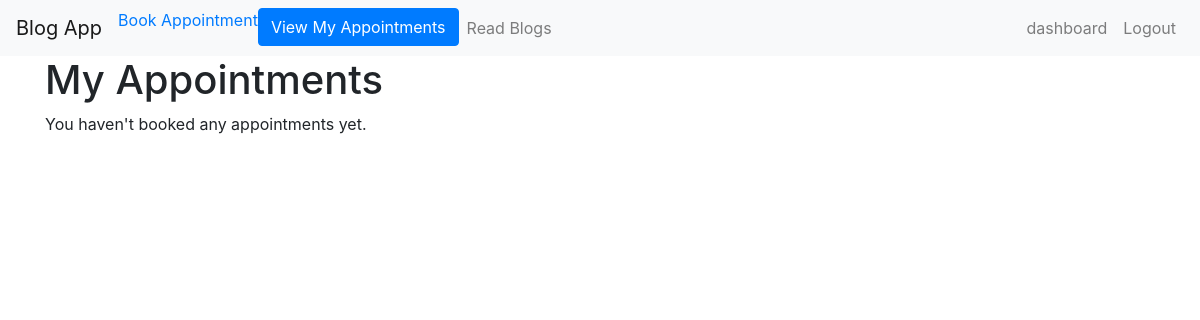
Before: /appointment/appointments-patients/ (signed in) with the older database file.
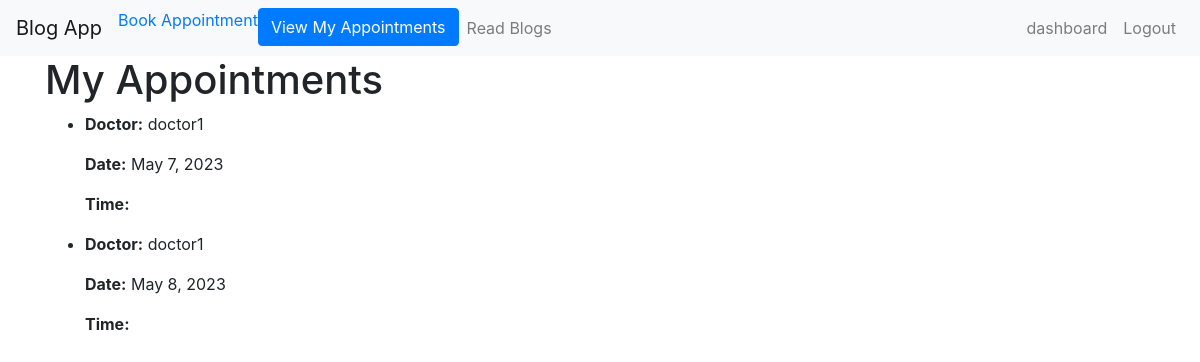
After: the same page with the newer database file.
### appointment/models.py (models this page shows, shortened)
class Appointment(models.Model):
    doctor = models.ForeignKey(Doctor, on_delete=models.CASCADE)
    patient = models.ForeignKey(User, on_delete=models.CASCADE)
    date = models.DateField()
    start_time = models.TimeField()
    end_time = models.TimeField(null=True, blank=True)

class Doctor(models.Model):
    name = models.CharField(max_length=100)
    profile_picture = models.ImageField(upload_to='profiles/')
    speciality = models.CharField(max_length=100)
    user = models.OneToOneField(User, on_delete=models.CASCADE)

### appointment/views.py (the view)
# urls.py: path('appointments-patients/', views.patient_appointments, name='patient_appointments'),
@login_required
def patient_appointments(request):
    appointments = Appointment.objects.filter(patient=request.user)
    return render(request, 'appointment/patients_appointments.html', {'appointments': appointments})

### templates/appointment/patients_appointments.html
{% extends 'base.html' %}
{% block content %}
    <h1>My Appointments</h1>
    {% if appointments %}
        <ul>
        {% for appointment in appointments %}
            <li>
                <p><strong>Doctor:</strong> {{ appointment.doctor.name }}</p>
                <p><strong>Date:</strong> {{ appointment.date }}</p>
                <p><strong>Time:</strong> {{ appointment.time }}</p>
            </li>
        {% endfor %}
        </ul>
    {% else %}
        <p>You haven't booked any appointments yet.</p>
    {% endif %}
{% endblock %}

### templates/base.html (shortened to what this page needs)
<!DOCTYPE html>
<html lang="en">
<head>
    <link rel="stylesheet" href="https://stackpath.bootstrapcdn.com/bootstrap/4.5.0/css/bootstrap.min.css"
>
</head>
<body>
<nav class="navbar navbar-expand-lg navbar-light bg-light">
    <a class="navbar-brand" href="#">Blog App</a>
    <div class="collapse navbar-collapse" id="navbarNav">
        <ul class="navbar-nav mr-auto">
            {% if user.is_authenticated %}
            {% if request.session.user_role == 'Patient' %}
            <li><a href="{% url 'appointment:doctor_list' %}">Book Appointment</a></li>
            <li><a href="{% url 'appointment:patient_appointments' %}" class="btn btn-primary">View My Appointments</a></li>
            {% endif %}
                <li class="nav-item">
                  <a class="nav-link" href="{% url 'blog_app:blog_post_list_view' %}">Read Blogs</a>
              </li>
            {% endif %}
        </ul>
        <ul class="navbar-nav">
            {% if user.is_authenticated %}
            <li class="nav-item">
              <a class="nav-link" href="{% url 'dashboard' %}">dashboard</a>
          </li>
                <li class="nav-item">
                    <a class="nav-link" href="{% url 'logout_process' %}">Logout</a>
                </li>
            {% endif %}
        </ul>
    </div>
</nav>
<div class="container">
    {% block content %}{% endblock %}
</div>
</body>
</html>

Changed rows visible on the page:
added Appointment: doctor.name "doctor1", date "May 7, 2023"
added Appointment: doctor.name "doctor1", date "May 8, 2023"
Other visible differences:
text no longer shown: "You haven't booked any appointments yet."
